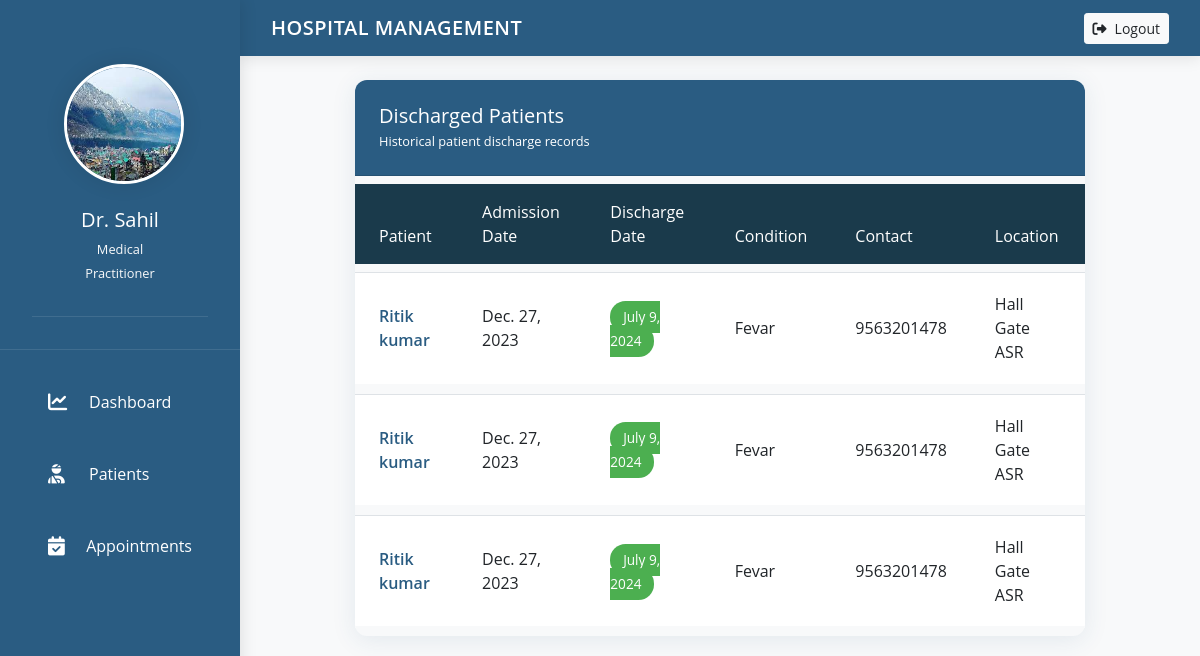
/doctor-view-discharge-patient (signed in), run on the app's committed database.
### hospital/models.py (models this page shows, shortened)
class Doctor(models.Model):
    user=models.OneToOneField(User,on_delete=models.CASCADE)
    profile_pic= models.ImageField(upload_to='profile_pic/DoctorProfilePic/',null=True,blank=True)
    address = models.CharField(max_length=40)
    mobile = models.CharField(max_length=20,null=True)
    department= models.CharField(max_length=50,choices=departments,default='Cardiologist')
    status=models.BooleanField(default=False)

class PatientDischargeDetails(models.Model):
    patientId=models.PositiveIntegerField(null=True)
    patientName=models.CharField(max_length=40)
    assignedDoctorName=models.CharField(max_length=40)
    address = models.CharField(max_length=40)
    mobile = models.CharField(max_length=20,null=True)
    symptoms = models.CharField(max_length=100,null=True)
    admitDate=models.DateField(null=False)
    releaseDate=models.DateField(null=False)
    daySpent=models.PositiveIntegerField(null=False)
    roomCharge=models.PositiveIntegerField(null=False)
    medicineCost=models.PositiveIntegerField(null=False)
    doctorFee=models.PositiveIntegerField(null=False)
    OtherCharge=models.PositiveIntegerField(null=False)
    total=models.PositiveIntegerField(null=False)

### hospital/views.py (the view)
# urls.py: path('doctor-view-discharge-patient',views.doctor_view_discharge_patient_view,name='doctor-view-discharge-patient'),
@login_required(login_url='doctorlogin')
@user_passes_test(is_doctor)
def doctor_view_discharge_patient_view(request):
    dischargedpatients=models.PatientDischargeDetails.objects.all().distinct().filter(assignedDoctorName=request.user.first_name)
    doctor=models.Doctor.objects.get(user_id=request.user.id) #for profile picture of doctor in sidebar
    return render(request,'hospital/doctor_view_discharge_patient.html',{'dischargedpatients':dischargedpatients,'doctor':doctor})

### hospital/views.py (called while the page is built)
def is_doctor(user):
    return user.groups.filter(name='DOCTOR').exists()

### templates/hospital/doctor_view_discharge_patient.html (shortened to what this page needs)
{% extends 'hospital/doctor_base.html' %}
{% block content %}
{%load static%}
<head>
</head>
<div class="container-fluid">
  <div class="row justify-content-center">
    <div class="col-12 col-xl-10">
      <div class="patient-card">
        <div class="card-header">
          <h5 class="mb-1">Discharged Patients</h5>
          <p class="mb-0 small opacity-75">Historical patient discharge records</p>
        </div>
        <div class="table-responsive">
          <table class="table table-modern">
            <thead>
              <tr>
                <th>Patient</th>
                <th>Admission Date</th>
                <th>Discharge Date</th>
                <th>Condition</th>
                <th>Contact</th>
                <th>Location</th>
              </tr>
            </thead>
            <tbody>
              {% for p in dischargedpatients %}
              <tr>
                <td>
                  <span class="patient-name">{{p.patientName}}</span>
                </td>
                <td>{{p.admitDate}}</td>
                <td>
                  <span class="status-badge">{{p.releaseDate}}</span>
                </td>
                <td>{{p.symptoms}}</td>
                <td>{{p.mobile}}</td>
                <td>{{p.address}}</td>
              </tr>
              {% endfor %}
            </tbody>
          </table>
        </div>
      </div>
    </div>
  </div>
</div>
{% endblock content %}

### templates/hospital/doctor_base.html (shortened to what this page needs)
{% load static %}
<!DOCTYPE html>
<html lang="en">
<head>
  <link href="https://stackpath.bootstrapcdn.com/bootstrap/4.3.1/css/bootstrap.min.css" rel="stylesheet">
  <link rel="stylesheet" href="https://cdnjs.cloudflare.com/ajax/libs/font-awesome/6.4.0/css/all.min.css">
</head>
<body>
  <nav class="side-nav">
    <div class="profile-section">
      <div class="profile-section">
        {% if doctor.profile_pic and doctor.profile_pic.name %}
          <img src="{{ doctor.profile_pic.url }}" alt="Profile" class="profile-img">
        {% else %}
          <img src="{% static 'images/default-avatar.png' %}" alt="Profile" class="profile-img">
        {% endif %}
        <h5 class="text-white mb-1">Dr. {{ request.user.first_name }}</h5>
        <small class="text-light">Medical Practitioner</small>
      </div>
    </div>
    <ul class="nav-menu">
      <li class="nav-item">
        <a class="nav-link" href="/doctor-dashboard">
          <i class="fas fa-chart-line"></i>
          <span>Dashboard</span>
        </a>
      </li>
      <li class="nav-item">
        <a class="nav-link" href="/doctor-patient">
          <i class="fas fa-user-injured"></i>
          <span>Patients</span>
        </a>
      </li>
      <li class="nav-item">
        <a class="nav-link" href="/doctor-appointment">
          <i class="fas fa-calendar-check"></i>
          <span>Appointments</span>
        </a>
      </li>
    </ul>
  </nav>
  <main>
    <nav class="navbar navbar-expand-lg main-navbar">
      <div class="container-fluid">
        <a class="navbar-brand text-white" href="#">HOSPITAL MANAGEMENT</a>
        <div class="collapse navbar-collapse justify-content-end">
          <div class="navbar-nav">
            <a href="/logout" class="btn btn-light btn-sm">
              <i class="fas fa-sign-out-alt mr-2"></i>Logout
            </a>
          </div>
        </div>
      </div>
    </nav>
    <div class="container-fluid p-4">
      {% block content %}
      {% endblock content %}
    </div>
  </main>
</body>
</html>

### templates/hospital/doctor_base.html (style rules this page uses)
:root { --primary-medical: #2A5C82; --secondary-medical: #1A3A4B; --accent-emergency: #D32F2F; --accent-secondary: #4CAF50; --text-primary: #2D3748; --text-secondary: #718096; }
body { font-family: 'Open Sans', sans-serif; color: var(--text-primary); background: #f8f9fa; padding-left: 240px; }
.side-nav { background: var(--primary-medical); height: 100vh; width: 240px; position: fixed; top: 0; left: 0; z-index: 1000; box-shadow: 2px 0 15px rgba(0,0,0,0.1); }
.profile-section { padding: 2rem; text-align: center; border-bottom: 1px solid rgba(255,255,255,0.1); }
.profile-img { width: 120px; height: 120px; border-radius: 50%; border: 3px solid white; box-shadow: 0 0 20px rgba(0,0,0,0.1); margin-bottom: 1.5rem; }
.nav-menu { list-style: none; padding: 1rem 0; }
.nav-item { padding: 1rem 2rem; transition: all 0.3s ease; position: relative; }
.nav-link { color: white !important; font-weight: 500; display: flex; align-items: center; gap: 1rem; }
.nav-link i { width: 25px; font-size: 1.2rem; }
main { position: relative; min-height: 100vh; }
.main-navbar { background: var(--primary-medical) !important; box-shadow: 0 2px 15px rgba(0,0,0,0.1); }
.navbar-brand { font-weight: 600; letter-spacing: 0.5px; }

### templates/hospital/doctor_view_discharge_patient.html (style rules this page uses)
.patient-card { border: none; border-radius: 12px; box-shadow: 0 4px 24px rgba(42, 92, 130, 0.1); overflow: hidden; }
.card-header { background-color: var(--primary-medical); color: white; padding: 1.5rem; border-radius: 12px 12px 0 0; }
.table-modern { margin-bottom: 0; border-collapse: separate; border-spacing: 0 0.5rem; }
.table-modern thead th { background-color: var(--secondary-medical); color: white; border: none; padding: 1rem 1.5rem; font-weight: 500; }
.table-modern tbody td { background: white; padding: 1.2rem 1.5rem; vertical-align: middle; border-bottom: 2px solid #f8f9fa; transition: all 0.2s ease; }
.status-badge { padding: 0.4rem 0.8rem; border-radius: 20px; font-size: 0.85em; background: var(--accent-secondary); color: white; }
.patient-name { font-weight: 600; color: var(--primary-medical); }

### data on the page
Doctor: profile_pic (picture)
PatientDischargeDetails: patientName "Ritik kumar", admitDate "Dec. 27, 2023", releaseDate "July 9, 2024", symptoms "Fevar", mobile "9563201478", address "Hall Gate ASR"
PatientDischargeDetails: patientName "Ritik kumar", admitDate "Dec. 27, 2023", releaseDate "July 9, 2024", symptoms "Fevar", mobile "9563201478", address "Hall Gate ASR"
PatientDischargeDetails: patientName "Ritik kumar", admitDate "Dec. 27, 2023", releaseDate "July 9, 2024", symptoms "Fevar", mobile "9563201478", address "Hall Gate ASR"

### other printed values
{{ request.user.first_name }} "Sahil"
